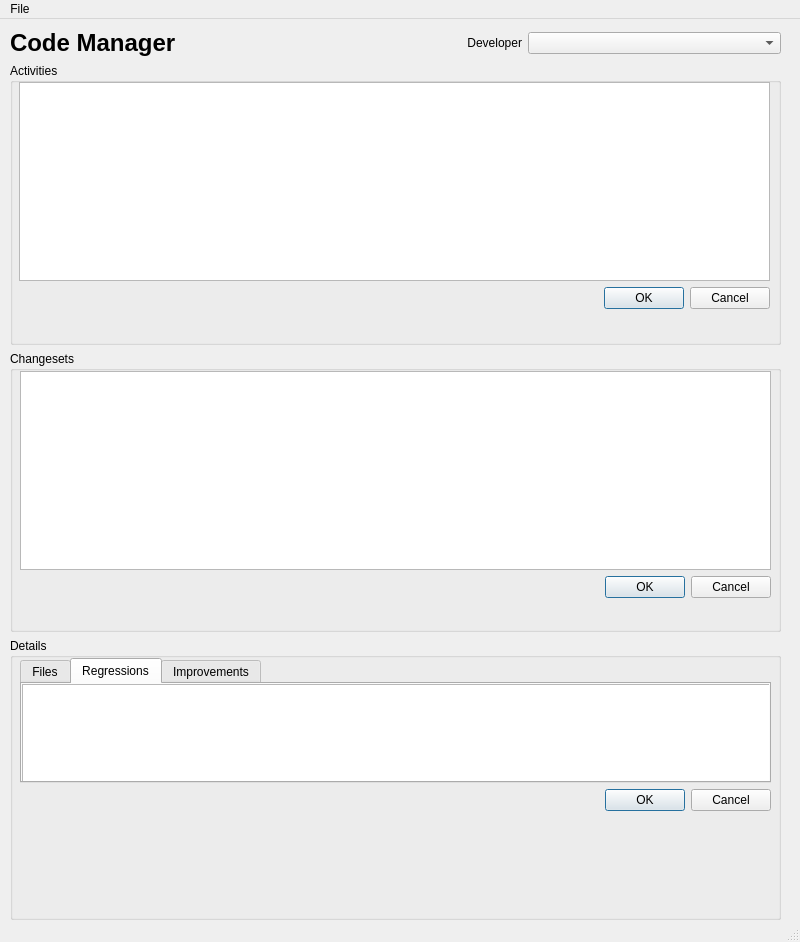
<?xml version="1.0" encoding="UTF-8"?>
<ui version="4.0">
 <class>CodeManager</class>
 <widget class="QMainWindow" name="CodeManager">
  <property name="geometry">
   <rect>
    <x>0</x>
    <y>0</y>
    <width>800</width>
    <height>942</height>
   </rect>
  </property>
  <property name="windowTitle">
   <string>Code Manager</string>
  </property>
  <widget class="QWidget" name="centralwidget">
   <widget class="QWidget" name="verticalLayoutWidget">
    <property name="geometry">
     <rect>
      <x>10</x>
      <y>10</y>
      <width>771</width>
      <height>891</height>
     </rect>
    </property>
    <layout class="QVBoxLayout" name="verticalLayout_2">
     <property name="sizeConstraint">
      <enum>QLayout::SetNoConstraint</enum>
     </property>
     <item>
      <layout class="QHBoxLayout" name="horizontalLayout">
       <property name="sizeConstraint">
        <enum>QLayout::SetDefaultConstraint</enum>
       </property>
       <item>
        <widget class="QLabel" name="appLabel">
         <property name="font">
          <font>
           <pointsize>18</pointsize>
           <weight>75</weight>
           <bold>true</bold>
          </font>
         </property>
         <property name="text">
          <string>Code Manager</string>
         </property>
        </widget>
       </item>
       <item>
        <widget class="QLabel" name="devLabel">
         <property name="text">
          <string>Developer</string>
         </property>
         <property name="alignment">
          <set>Qt::AlignRight|Qt::AlignTrailing|Qt::AlignVCenter</set>
         </property>
        </widget>
       </item>
       <item>
        <widget class="QComboBox" name="devComboBox"/>
       </item>
      </layout>
     </item>
     <item>
      <widget class="QGroupBox" name="activitiesGroupBox">
       <property name="sizePolicy">
        <sizepolicy hsizetype="Preferred" vsizetype="Minimum">
         <horstretch>0</horstretch>
         <verstretch>0</verstretch>
        </sizepolicy>
       </property>
       <property name="title">
        <string>Activities</string>
       </property>
       <property name="flat">
        <bool>true</bool>
       </property>
       <widget class="QWidget" name="verticalLayoutWidget_2">
        <property name="geometry">
         <rect>
          <x>9</x>
          <y>19</y>
          <width>751</width>
          <height>227</height>
         </rect>
        </property>
        <layout class="QVBoxLayout" name="verticalLayout_5">
         <item>
          <widget class="QTreeView" name="activitiesView">
           <property name="sizePolicy">
            <sizepolicy hsizetype="Minimum" vsizetype="Minimum">
             <horstretch>0</horstretch>
             <verstretch>0</verstretch>
            </sizepolicy>
           </property>
           <property name="itemsExpandable">
            <bool>false</bool>
           </property>
           <property name="sortingEnabled">
            <bool>true</bool>
           </property>
          </widget>
         </item>
         <item>
          <widget class="QDialogButtonBox" name="activitiesButtonBox">
           <property name="standardButtons">
            <set>QDialogButtonBox::Cancel|QDialogButtonBox::Ok</set>
           </property>
           <property name="centerButtons">
            <bool>false</bool>
           </property>
          </widget>
         </item>
        </layout>
       </widget>
      </widget>
     </item>
     <item>
      <widget class="QGroupBox" name="changesetsGroupBox">
       <property name="sizePolicy">
        <sizepolicy hsizetype="Preferred" vsizetype="Minimum">
         <horstretch>0</horstretch>
         <verstretch>0</verstretch>
        </sizepolicy>
       </property>
       <property name="title">
        <string>Changesets</string>
       </property>
       <property name="flat">
        <bool>true</bool>
       </property>
       <widget class="QWidget" name="verticalLayoutWidget_3">
        <property name="geometry">
         <rect>
          <x>10</x>
          <y>20</y>
          <width>751</width>
          <height>227</height>
         </rect>
        </property>
        <layout class="QVBoxLayout" name="verticalLayout_6">
         <item>
          <widget class="QTreeView" name="changesetsView">
           <property name="sizePolicy">
            <sizepolicy hsizetype="Minimum" vsizetype="Minimum">
             <horstretch>0</horstretch>
             <verstretch>0</verstretch>
            </sizepolicy>
           </property>
           <property name="itemsExpandable">
            <bool>false</bool>
           </property>
           <property name="sortingEnabled">
            <bool>true</bool>
           </property>
          </widget>
         </item>
         <item>
          <widget class="QDialogButtonBox" name="changesetsButtonBox">
           <property name="standardButtons">
            <set>QDialogButtonBox::Cancel|QDialogButtonBox::Ok</set>
           </property>
          </widget>
         </item>
        </layout>
       </widget>
      </widget>
     </item>
     <item>
      <widget class="QGroupBox" name="detailsGroupBox">
       <property name="sizePolicy">
        <sizepolicy hsizetype="Minimum" vsizetype="Minimum">
         <horstretch>0</horstretch>
         <verstretch>0</verstretch>
        </sizepolicy>
       </property>
       <property name="title">
        <string>Details</string>
       </property>
       <property name="flat">
        <bool>true</bool>
       </property>
       <widget class="QWidget" name="verticalLayoutWidget_6">
        <property name="geometry">
         <rect>
          <x>10</x>
          <y>20</y>
          <width>751</width>
          <height>153</height>
         </rect>
        </property>
        <layout class="QVBoxLayout" name="verticalLayout_11">
         <property name="sizeConstraint">
          <enum>QLayout::SetDefaultConstraint</enum>
         </property>
         <item>
          <widget class="QTabWidget" name="tabWidget">
           <property name="sizePolicy">
            <sizepolicy hsizetype="Expanding" vsizetype="Expanding">
             <horstretch>0</horstretch>
             <verstretch>0</verstretch>
            </sizepolicy>
           </property>
           <property name="currentIndex">
            <number>1</number>
           </property>
           <widget class="QWidget" name="releasesTab">
            <property name="sizePolicy">
             <sizepolicy hsizetype="Minimum" vsizetype="Minimum">
              <horstretch>0</horstretch>
              <verstretch>0</verstretch>
             </sizepolicy>
            </property>
            <attribute name="title">
             <string>Files</string>
            </attribute>
            <widget class="QWidget" name="verticalLayoutWidget_4">
             <property name="geometry">
              <rect>
               <x>-1</x>
               <y>-1</y>
               <width>761</width>
               <height>191</height>
              </rect>
             </property>
             <layout class="QVBoxLayout" name="verticalLayout_7">
              <property name="sizeConstraint">
               <enum>QLayout::SetMinimumSize</enum>
              </property>
              <item>
               <widget class="QTreeView" name="releasesView">
                <property name="itemsExpandable">
                 <bool>false</bool>
                </property>
                <property name="sortingEnabled">
                 <bool>true</bool>
                </property>
               </widget>
              </item>
             </layout>
            </widget>
           </widget>
           <widget class="QWidget" name="regressionsTab">
            <property name="sizePolicy">
             <sizepolicy hsizetype="Minimum" vsizetype="Minimum">
              <horstretch>0</horstretch>
              <verstretch>0</verstretch>
             </sizepolicy>
            </property>
            <attribute name="title">
             <string>Regressions</string>
            </attribute>
            <widget class="QWidget" name="verticalLayoutWidget_5">
             <property name="geometry">
              <rect>
               <x>0</x>
               <y>0</y>
               <width>761</width>
               <height>191</height>
              </rect>
             </property>
             <layout class="QVBoxLayout" name="verticalLayout_10">
              <item>
               <widget class="QTreeView" name="regressionsView"/>
              </item>
             </layout>
            </widget>
           </widget>
           <widget class="QWidget" name="improvementsTab">
            <attribute name="title">
             <string>Improvements</string>
            </attribute>
           </widget>
          </widget>
         </item>
         <item>
          <widget class="QDialogButtonBox" name="detailsButtonBox">
           <property name="sizePolicy">
            <sizepolicy hsizetype="Minimum" vsizetype="Minimum">
             <horstretch>0</horstretch>
             <verstretch>0</verstretch>
            </sizepolicy>
           </property>
           <property name="standardButtons">
            <set>QDialogButtonBox::Cancel|QDialogButtonBox::Ok</set>
           </property>
          </widget>
         </item>
        </layout>
       </widget>
      </widget>
     </item>
    </layout>
    <zorder>changesetsGroupBox</zorder>
    <zorder>activitiesGroupBox</zorder>
    <zorder>detailsGroupBox</zorder>
   </widget>
  </widget>
  <widget class="QMenuBar" name="menubar">
   <property name="geometry">
    <rect>
     <x>0</x>
     <y>0</y>
     <width>800</width>
     <height>25</height>
    </rect>
   </property>
   <widget class="QMenu" name="menuFile">
    <property name="title">
     <string>File</string>
    </property>
    <addaction name="actionQuit"/>
   </widget>
   <addaction name="menuFile"/>
  </widget>
  <widget class="QStatusBar" name="statusbar"/>
  <action name="actionQuit">
   <property name="text">
    <string>Quit</string>
   </property>
  </action>
 </widget>
 <resources/>
 <connections/>
</ui>
